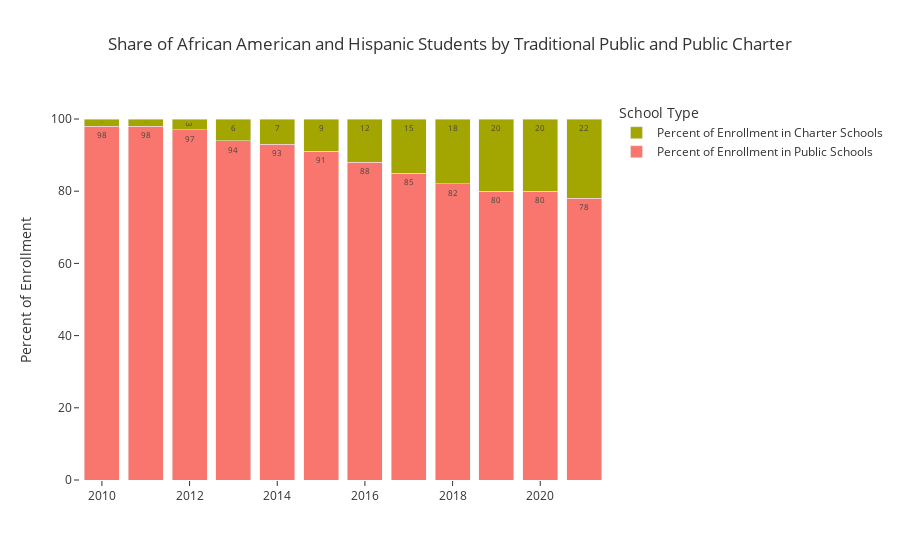

Here is the notebook cell this chart was saved with:
### Code cell
fig = go.Figure()

fig.add_trace(go.Bar(x=afam_ltnx_natam_enrollments_by_school_type['file_year'], 
                     y=afam_ltnx_natam_enrollments_by_school_type['afam_ltnx_natam_public_share_of_pct'], 
                     name='Percent of Enrollment in Public Schools',
                     textposition='auto',
                     text=afam_ltnx_natam_enrollments_by_school_type['afam_ltnx_natam_public_share_of_pct']
                     ))
fig.add_trace(go.Bar(x=afam_ltnx_natam_enrollments_by_school_type['file_year'], 
                     y=afam_ltnx_natam_enrollments_by_school_type['afam_ltnx_natam_charter_share_of_pct'], 
                     name='Percent of Enrollment in Charter Schools',
                     textposition='auto',
                     text=afam_ltnx_natam_enrollments_by_school_type['afam_ltnx_natam_charter_share_of_pct']
                     ))
fig.update_layout(barmode='stack',
                  legend_title_text='School Type',
                  title='Share of African American and Hispanic Students by Traditional Public and Public Charter',
                  template='ggplot2',
                  paper_bgcolor='white', 
                  plot_bgcolor='white',)
fig.update_traces(textposition='inside', textfont_size=8)
fig.update_yaxes(title_text="Percent of Enrollment")
fig.show()

### Figure 1 — Plotly figure (JSON) as saved in the notebook; plotly's stock layout.template omitted (floating-point values rounded to 4 significant figures)
{"data": [{"name": "Percent of Enrollment in Public Schools", "text": [98, 98, 97, 94, 93, 91, 88, 85, 82, 80, 80, 78], "textfont": {"size": 8}, "textposition": "inside", "type": "bar", "x": [2010, 2011, 2012, 2013, 2014, 2015, 2016, 2017, 2018, 2019, 2020, 2021], "y": [98, 98, 97, 94, 93, 91, 88, 85, 82, 80, 80, 78]}, {"name": "Percent of Enrollment in Charter Schools", "text": [2, 2, 3, 6, 7, 9, 12, 15, 18, 20, 20, 22], "textfont": {"size": 8}, "textposition": "inside", "type": "bar", "x": [2010, 2011, 2012, 2013, 2014, 2015, 2016, 2017, 2018, 2019, 2020, 2021], "y": [2, 2, 3, 6, 7, 9, 12, 15, 18, 20, 20, 22]}], "layout": {"autosize": true, "barmode": "stack", "legend": {"title": {"text": "School Type"}}, "paper_bgcolor": "white", "plot_bgcolor": "white", "title": {"text": "Share of African American and Hispanic Students by Traditional Public and Public Charter"}, "xaxis": {"autorange": true, "range": [2010.0, 2022.0], "type": "linear"}, "yaxis": {"autorange": true, "range": [0, 105.3], "title": {"text": "Percent of Enrollment"}, "type": "linear"}}}
